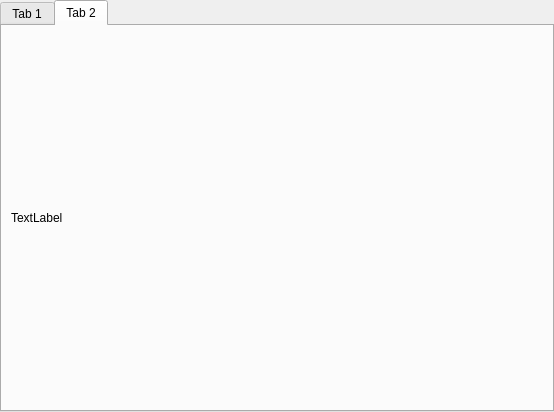
<?xml version="1.0" encoding="UTF-8"?>
<ui version="4.0">
 <class>MainWindow</class>
 <widget class="QMainWindow" name="MainWindow">
  <property name="geometry">
   <rect>
    <x>0</x>
    <y>0</y>
    <width>554</width>
    <height>412</height>
   </rect>
  </property>
  <property name="windowTitle">
   <string>MainWindow</string>
  </property>
  <widget class="QWidget" name="centralwidget">
   <layout class="QGridLayout" name="gridLayout">
    <property name="leftMargin">
     <number>0</number>
    </property>
    <property name="topMargin">
     <number>0</number>
    </property>
    <property name="rightMargin">
     <number>0</number>
    </property>
    <property name="bottomMargin">
     <number>0</number>
    </property>
    <item row="0" column="0">
     <widget class="MyTabView" name="tabWidget">
      <property name="currentIndex">
       <number>1</number>
      </property>
      <property name="tabsClosable">
       <bool>false</bool>
      </property>
      <property name="tabBarAutoHide">
       <bool>true</bool>
      </property>
      <widget class="QWidget" name="tab">
       <attribute name="title">
        <string>Tab 1</string>
       </attribute>
       <layout class="QGridLayout" name="gridLayout_2">
        <item row="0" column="0">
         <widget class="QLabel" name="label">
          <property name="text">
           <string>TextLabel</string>
          </property>
         </widget>
        </item>
       </layout>
      </widget>
      <widget class="QWidget" name="tab_2">
       <attribute name="title">
        <string>Tab 2</string>
       </attribute>
       <layout class="QGridLayout" name="gridLayout_3">
        <item row="0" column="0">
         <widget class="QLabel" name="label_2">
          <property name="text">
           <string>TextLabel</string>
          </property>
         </widget>
        </item>
       </layout>
      </widget>
     </widget>
    </item>
   </layout>
  </widget>
 </widget>
 <customwidgets>
  <customwidget>
   <class>MyTabView</class>
   <extends>QTabWidget</extends>
   <header>views/mytabview.h</header>
   <container>1</container>
  </customwidget>
 </customwidgets>
 <resources/>
 <connections/>
</ui>
